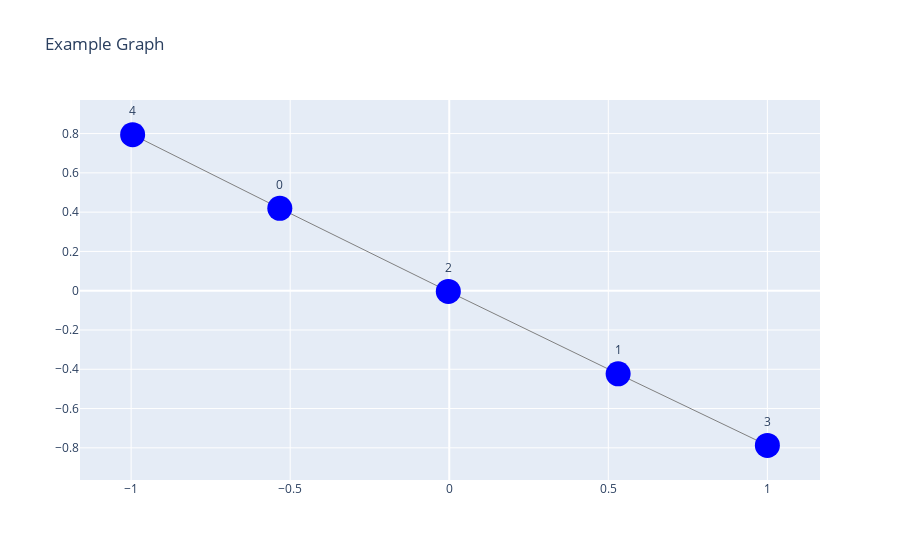

Notebook source saved alongside this figure:
### Markdown cell above
#### Illustrative Example
Let's create a graph $G$ with 2 users, 3 items and the following adjacency matrix: $$\begin{bmatrix}0 & 0 & 1 & 0 & 1 \\ 0 & 0 & 1 & 1 & 0 \\ 1 & 1 & 0 & 0 & 0 \\ 0 & 1 & 0 & 0 & 0 \\ 1 & 0 & 0 & 0 & 0\end{bmatrix}.$$

It corresponds to the following schema:

### Code cell
G = nx.from_dict_of_dicts({
    0 : {2 : {}, 4 : {}},
    1 : {2 : {}, 3 : {}},
    2 : {0 : {}, 1 : {}},
    3 : {1 : {}},
    4 : {0 : {}}
})

draw_plotly(G)

### Figure 1 — Plotly figure (JSON) as saved in the notebook; plotly's stock layout.template omitted (floating-point values rounded to 4 significant figures)
{"data": [{"hoverinfo": "none", "line": {"color": "gray", "width": 1}, "mode": "lines", "type": "scatter", "x": [-0.5326, -0.002947, null, -0.5326, -0.9953, null, 0.5309, -0.002947, null, 0.5309, 1, null], "y": [0.4195, -0.003442, null, 0.4195, 0.7947, null, -0.4233, -0.003442, null, -0.4233, -0.7875, null]}, {"marker": {"color": "blue", "size": 25}, "mode": "markers+text", "text": ["0", "1", "2", "3", "4"], "textposition": "top center", "type": "scatter", "x": [-0.5326, 0.5309, -0.002947, 1, -0.9953], "y": [0.4195, -0.4233, -0.003442, -0.7875, 0.7947]}], "layout": {"hovermode": "closest", "showlegend": false, "title": {"text": "Example Graph"}}}
